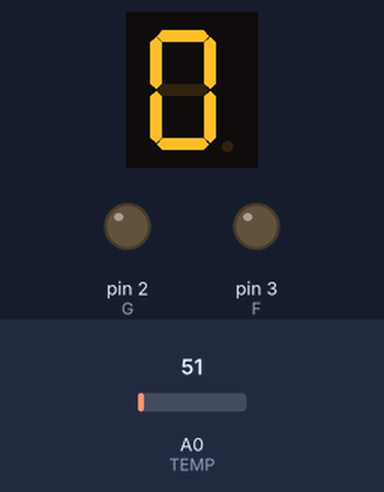
Bench run of a sketch on a simulated Arduino Uno, built with avr-gcc and run on an emulated ATmega328P. On the bench: 1-digit seven-segment display, output pins drawn as LEDs (lit = HIGH). Wiring (inferred from the names in the program): 1-digit 7-segment display, segments lit when LOW: segments pin 4, pin 5, pin 6, pin 7, pin 8, pin 9, pin 10. Dashed ring = blinking. Inputs (shaded band) come from the test bench; at power-on: A0 (TEMP) = 51. The segment pins are drawn as the display they are named for; pins used as bus, display or sensor lines are not drawn.

Above: at 1.2 s.
1.3 s: A0 (TEMP) set to 61
At 1.91 s:
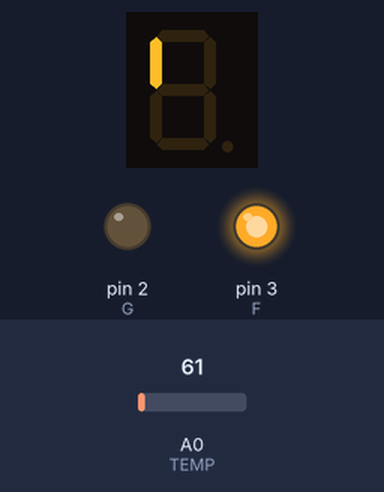
3.5 s: A0 (TEMP) set to 94
5.0 s: A0 (TEMP) set to 104
At 5.33 s:
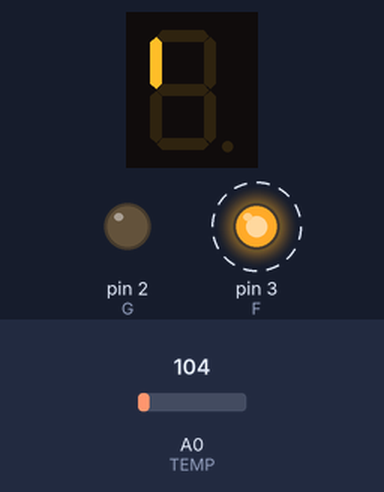
7.7 s: A0 (TEMP) set to 112
At 9.15 s:
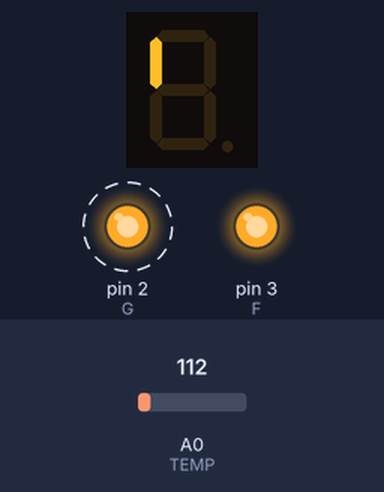
10.4 s: A0 (TEMP) set to 163
At 10.67 s:
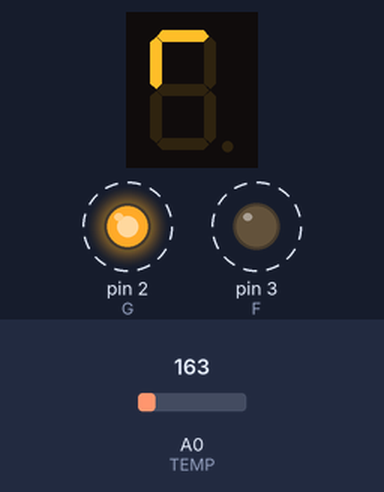
13.1 s: A0 (TEMP) set to 153
At 13.34 s:
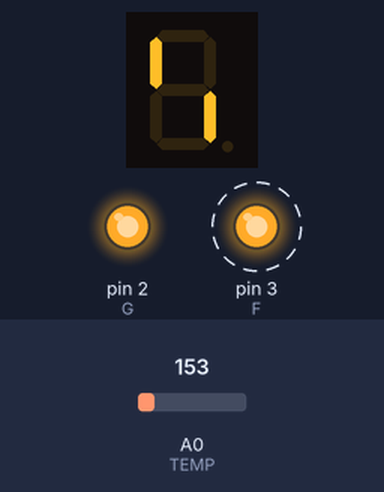
Timing chart, 0 to 16.8 s (numbered marks = the images above; inputs shaded):
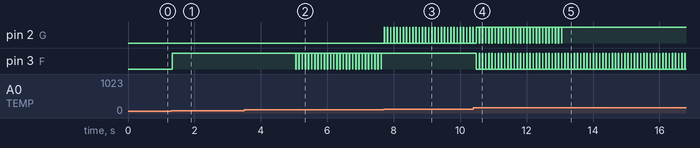

The sketch:

TPLAB1_EJERCICIO_2.ino
```cpp
#define G 2
#define F 3
#define E 4
#define D 5
#define C 6
#define B 7
#define A 8
#define DIGITO1 9
#define DIGITO2 10
#define TEMP A0

int maximo = 100;
int contador = 0;
int temp;

void setup(){
 pinMode(G, OUTPUT);
 pinMode(F, OUTPUT);
 pinMode(E, OUTPUT);
 pinMode(D, OUTPUT);
 pinMode(C, OUTPUT);
 pinMode(B, OUTPUT);
 pinMode(A, OUTPUT);
 pinMode(DIGITO1, OUTPUT);
 pinMode(DIGITO2, OUTPUT);
 pinMode(TEMP , INPUT);
}
void loop(){
  temp = map(((analogRead(TEMP) - 20)* 3.04), 0, 1022, -40, 125);
  contador = temp;
  if (contador < maximo){
  mostrar(contador);
    delay(75);
  }
  if (contador > maximo){
  contador = 99;
  mostrar(contador);
    delay(75);
  }
}
void mostrar(int contador){
  int numero1;
  int numero2;

  numero2= contador/10;
  numero1= contador%10;

  digitalWrite(DIGITO1,HIGH);
  digitalWrite(DIGITO2,LOW);
  switch(numero1){
    case 0: cero(); break;
  	case 1: uno(); break;
  	case 2: dos(); break;
  	case 3: tres();break;
  	case 4: cuatro();break;
  	case 5: cinco(); break;
  	case 6: seis();break;
  	case 7: siete();break;
    case 8: ocho();break;
  	case 9: nueve();break;
  }
  delay(10);

  digitalWrite(DIGITO1,LOW);
  digitalWrite(DIGITO2,HIGH);
  switch(numero2){
    case 0: cero(); break;
  	case 1: uno(); break;
  	case 2: dos(); break;
  	case 3: tres();break;
  	case 4: cuatro();break;
  	case 5: cinco(); break;
  	case 6: seis();break;
  	case 7: siete();break;
    case 8: ocho();break;
  	case 9: nueve();break;
  }
  delay(10);
}
void cero(){
  digitalWrite(A, HIGH);
  digitalWrite(B, HIGH);
  digitalWrite(C, HIGH);
  digitalWrite(D, HIGH);
  digitalWrite(E, HIGH);
  digitalWrite(F, HIGH);
  digitalWrite(G, LOW);
}
void uno(){
  digitalWrite(A, LOW);
  digitalWrite(B, HIGH);
  digitalWrite(C, HIGH);
  digitalWrite(D, LOW);
  digitalWrite(E, LOW);
  digitalWrite(F, LOW);
  digitalWrite(G, LOW);
}
void dos(){
  digitalWrite(A, HIGH);
  digitalWrite(B, HIGH);
  digitalWrite(C, LOW);
  digitalWrite(D, HIGH);
  digitalWrite(E, HIGH);
  digitalWrite(F, LOW);
  digitalWrite(G, HIGH);
}
void tres(){
  digitalWrite(A, HIGH);
  digitalWrite(B, HIGH);
  digitalWrite(C, HIGH);
  digitalWrite(D, HIGH);
  digitalWrite(E, LOW);
  digitalWrite(F, LOW);
  digitalWrite(G, HIGH);
}
void cuatro(){
  digitalWrite(A, LOW);
  digitalWrite(B, HIGH);
  digitalWrite(C, HIGH);
  digitalWrite(D, LOW);
  digitalWrite(E, LOW);
  digitalWrite(F, HIGH);
  digitalWrite(G, HIGH);
}
void cinco(){
  digitalWrite(A, HIGH);
  digitalWrite(B, LOW);
  digitalWrite(C, HIGH);
  digitalWrite(D, HIGH);
  digitalWrite(E, LOW);
  digitalWrite(F, HIGH);
  digitalWrite(G, HIGH);
}
void seis(){
  digitalWrite(A, HIGH);
  digitalWrite(B, LOW);
  digitalWrite(C, HIGH);
  digitalWrite(D, HIGH);
  digitalWrite(E, HIGH);
  digitalWrite(F, HIGH);
  digitalWrite(G, HIGH);
}
void siete(){
  digitalWrite(A, HIGH);
  digitalWrite(B, HIGH);
  digitalWrite(C, HIGH);
  digitalWrite(D, LOW);
  digitalWrite(E, LOW);
  digitalWrite(F, LOW);
  digitalWrite(G, LOW);
}
void ocho(){
  digitalWrite(A, HIGH);
  digitalWrite(B, HIGH);
  digitalWrite(C, HIGH);
  digitalWrite(D, HIGH);
  digitalWrite(E, HIGH);
  digitalWrite(F, HIGH);
  digitalWrite(G, HIGH);
}
void nueve(){
  digitalWrite(A, HIGH);
  digitalWrite(B, HIGH);
  digitalWrite(C, HIGH);
  digitalWrite(D, LOW);
  digitalWrite(E, LOW);
  digitalWrite(F, HIGH);
  digitalWrite(G, HIGH);
}
```

Measured:
- the behaviour switches between 60 and 61 on A0 (TEMP) (found by bisection; images 0 and 1)
- the behaviour switches between 103 and 104 on A0 (TEMP) (found by bisection; images 1 and 2)
- the behaviour switches between 163 and 162 on A0 (TEMP) (found by bisection; images 4 and 5)
- after the input at 1.3 s, pin 3 (F): LOW → HIGH at once; the display: changes after 0.05 s (image 1)
- after the input at 5.0 s, pin 3 (F): alternates HIGH for 0.09 s and LOW for 0.01 s, starting after 0.05 s; the display: first changes after 0.14 s (image 2 shows a later state)
- after the input at 7.7 s, pin 2 (G): alternates HIGH for 0.01 s and LOW for 0.09 s, starting at once; pin 3 (F): stops changing and stays HIGH; the display: first changes after 0.11 s (image 3 shows a later state)
- after the input at 10.4 s, pin 3 (F): alternates HIGH for 0.01 s and LOW for 0.09 s, starting after 0.09 s; the display: first changes after 0.08 s (image 4 shows a later state)
- after the input at 13.1 s, pin 2 (G): stops changing and stays HIGH; the display: first changes after 0.05 s (image 5 shows a later state)
